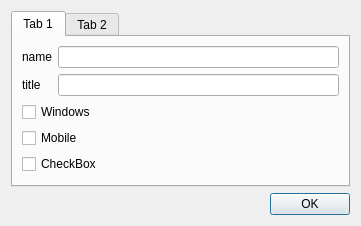
<?xml version="1.0" encoding="UTF-8"?>
<ui version="4.0">
 <class>Dialog</class>
 <widget class="QDialog" name="Dialog">
  <property name="geometry">
   <rect>
    <x>0</x>
    <y>0</y>
    <width>361</width>
    <height>191</height>
   </rect>
  </property>
  <property name="windowTitle">
   <string>Dialog</string>
  </property>
  <layout class="QVBoxLayout" name="verticalLayout">
   <item>
    <widget class="QTabWidget" name="tabWidget">
     <property name="currentIndex">
      <number>0</number>
     </property>
     <widget class="QWidget" name="tab">
      <attribute name="title">
       <string>Tab 1</string>
      </attribute>
      <layout class="QVBoxLayout" name="verticalLayout_3">
       <item>
        <layout class="QGridLayout" name="gridLayout">
         <item row="0" column="0">
          <widget class="QLabel" name="label">
           <property name="text">
            <string>name</string>
           </property>
          </widget>
         </item>
         <item row="0" column="1">
          <widget class="QLineEdit" name="txtName"/>
         </item>
         <item row="1" column="0">
          <widget class="QLabel" name="label_2">
           <property name="text">
            <string>title</string>
           </property>
          </widget>
         </item>
         <item row="1" column="1">
          <widget class="QLineEdit" name="txtTitle"/>
         </item>
        </layout>
       </item>
       <item>
        <widget class="QCheckBox" name="checkBox">
         <property name="text">
          <string>Windows</string>
         </property>
        </widget>
       </item>
       <item>
        <widget class="QCheckBox" name="checkBox_2">
         <property name="text">
          <string>Mobile</string>
         </property>
        </widget>
       </item>
       <item>
        <widget class="QCheckBox" name="checkBox_3">
         <property name="text">
          <string>CheckBox</string>
         </property>
        </widget>
       </item>
       <item>
        <spacer name="verticalSpacer">
         <property name="orientation">
          <enum>Qt::Vertical</enum>
         </property>
         <property name="sizeHint" stdset="0">
          <size>
           <width>20</width>
           <height>40</height>
          </size>
         </property>
        </spacer>
       </item>
      </layout>
     </widget>
     <widget class="QWidget" name="tab_2">
      <attribute name="title">
       <string>Tab 2</string>
      </attribute>
      <layout class="QVBoxLayout" name="verticalLayout_2">
       <item>
        <widget class="QPlainTextEdit" name="plainTextEdit"/>
       </item>
      </layout>
     </widget>
    </widget>
   </item>
   <item>
    <widget class="QDialogButtonBox" name="buttonBox">
     <property name="enabled">
      <bool>true</bool>
     </property>
     <property name="standardButtons">
      <set>QDialogButtonBox::Ok</set>
     </property>
    </widget>
   </item>
  </layout>
 </widget>
 <resources/>
 <connections/>
</ui>
